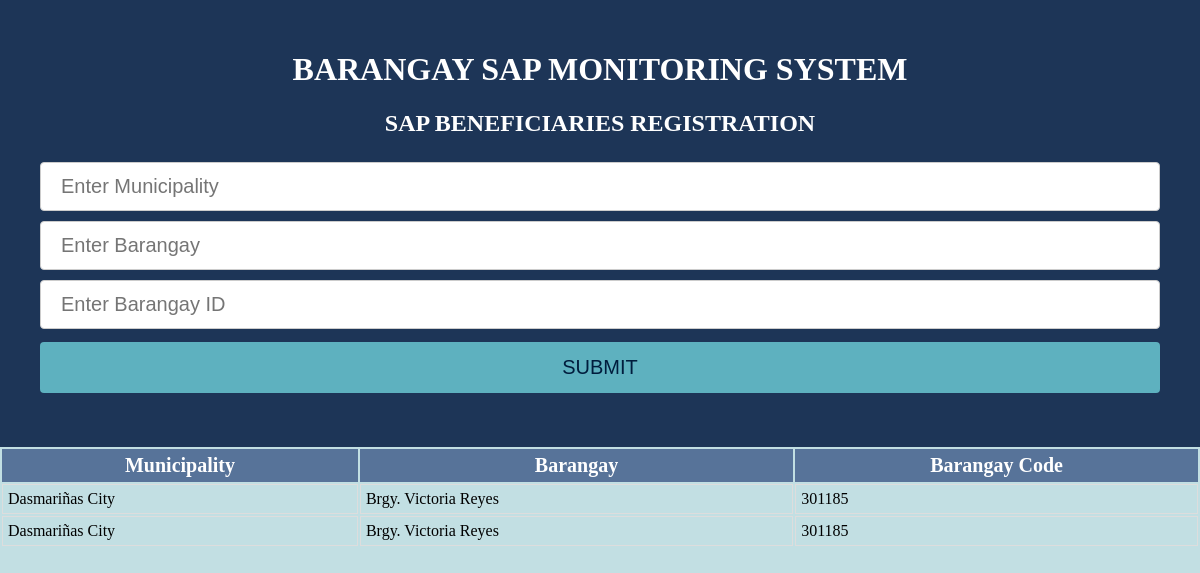
Before: / with the older database file.
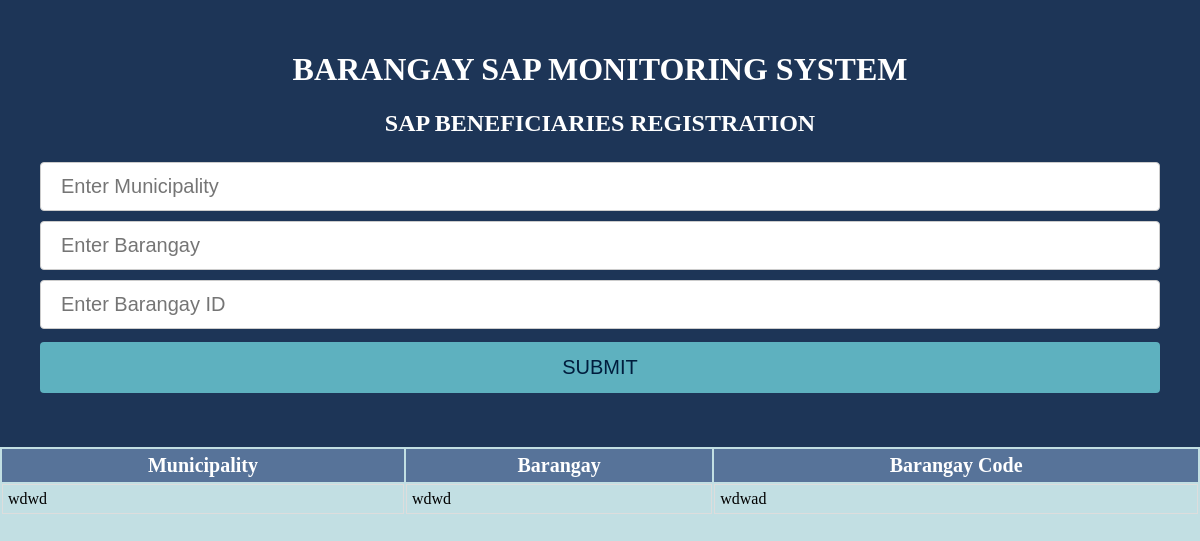
After: the same page with the newer database file.
### MNList/models.py (models this page shows)
class IBrgy(models.Model):
      mncplty = models.TextField(default='')
      bname = models.TextField(default='')
      bID = models.CharField(default='', max_length=6)
      class meta:
          db = "brgy"

### MNList/views.py (the view)
# urls.py: url(r'^$', views.MainPage, name='mainpage'),
def MainPage(request):
     ibrgys = IBrgy.objects.all()
     return render(request, 'BSMS.html',{'ibrgys' : ibrgys})

### MNList/templates/BSMS.html (shortened to what this page needs)
<html>
<head>
</head>
<body>
	<div id="myDIV" class="header">
		<h1>BARANGAY SAP MONITORING SYSTEM</h1>
		<h2>SAP BENEFICIARIES REGISTRATION</h2>
		<form method="POST" action="/MNList/new">
		        <input type="text" id="Municipality" name="Municipality" placeholder="Enter Municipality" />
			<input type="text" id="Brgy" name="Brgy" placeholder="Enter Barangay" />
			<input type="text" id="BrgyID" name="BrgyID" placeholder="Enter Barangay ID" /> {% csrf_token %}
			<input type="submit" id="bAdd" name="bAdd" value="SUBMIT" class=button> </form>
	</div>
	<table id="id_table" name='tr'>
		<tr>
			<th>Municipality</th>
			<th>Barangay</th>
			<th>Barangay Code</th>
		</tr>
		<tr> {% for ibrgy in ibrgys %}
		        <td>{{ibrgy.mncplty}}</td>
			<td>{{ibrgy.bname}}</td>
			<td>{{ibrgy.bID}}</td>
		</tr> {% endfor %}
        </table>
</body>
</html>

Changed rows visible on the page:
removed IBrgy: mncplty "Dasmariñas City", bname "Brgy. Victoria Reyes", bID "301185"
removed IBrgy: mncplty "Dasmariñas City", bname "Brgy. Victoria Reyes", bID "301185"
added IBrgy: mncplty "wdwd", bname "wdwd", bID "wdwad"
